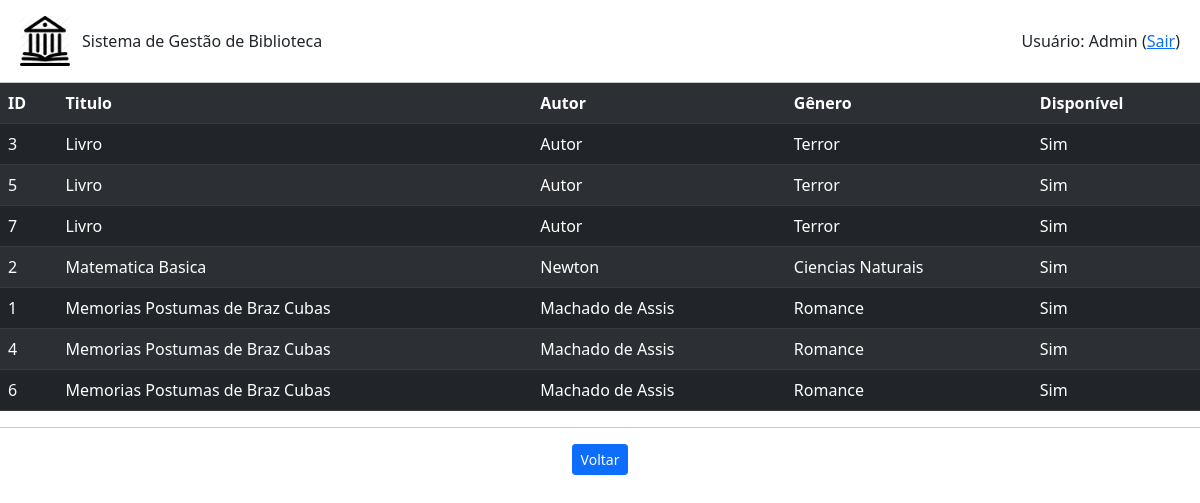
Before: /livro/listar (signed in) with the older database file.
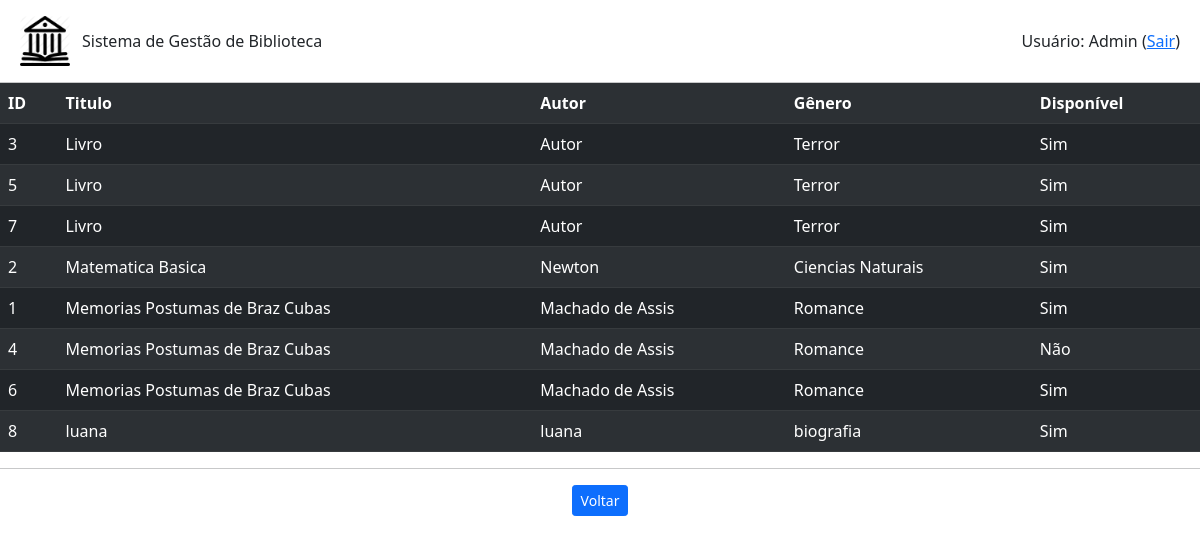
After: the same page with the newer database file.
### livro.py (models this page shows)
class Livro(db.Model):
    id = db.Column(db.Integer, primary_key=True)
    titulo = db.Column(db.String(200), unique=False, nullable=False)
    autor = db.Column(db.String(80), unique=False, nullable=False)
    genero = db.Column(db.String(120), unique=False, nullable=False)
    disponivel = db.Column(db.Boolean, default=True)
    emprestimo = db.relationship('Emprestimo', backref='livro', lazy=True)

### app.py (the view)
@app.route('/livro/listar')
def listar_livros():
    if session.get('autenticado',False)==False:
        flash(u'Login necessário!', category='warning')
        return(redirect(url_for('login')))
    livros = Livro.query.order_by(Livro.titulo).all()
    return(render_template('livros.html', livros=livros))

### templates/livros.html (shortened to what this page needs)
{% extends "base.html" %}
{% block conteudo %}
<table class="table table-dark table-striped">
    <tr>
        <th>ID</th>
        <th>Titulo</th>
        <th>Autor</th>
        <th>Gênero</th>
        <th>Disponível</tr>
    {% for livro in livros %}
        <tr>
            <td>{{livro.id}}</td>
            <td>{{livro.titulo}}</td>
            <td>{{livro.autor}}</td>
            <td>{{livro.genero}}</td>
            {% if livro.disponivel == True %}
                <td>Sim</td>
            {% else %}
                 <td>Não</td>
            {% endif %}
        </tr>
    {% endfor %}
</table>
<hr>
    <div class="row text-center">
        <div class="col mr-1">
            <a class="btn btn-primary btn-sm" href="{{url_for('root')}}" role="button">Voltar</a>
        </div>
    </div>
{% endblock %}

Changed rows visible on the page:
changed Livro id 4: disponivel "Sim" → "Não"
added Livro: id "8", titulo "luana", autor "luana", genero "biografia", disponivel "Sim"
